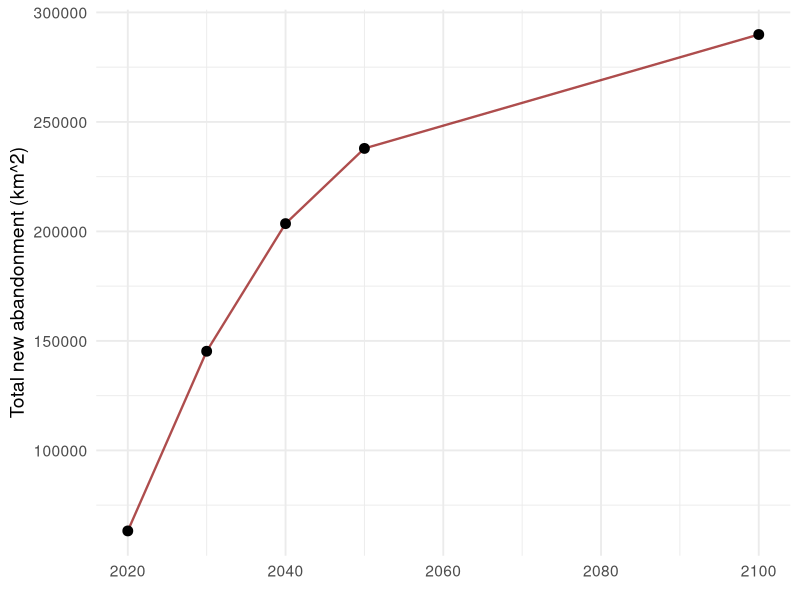
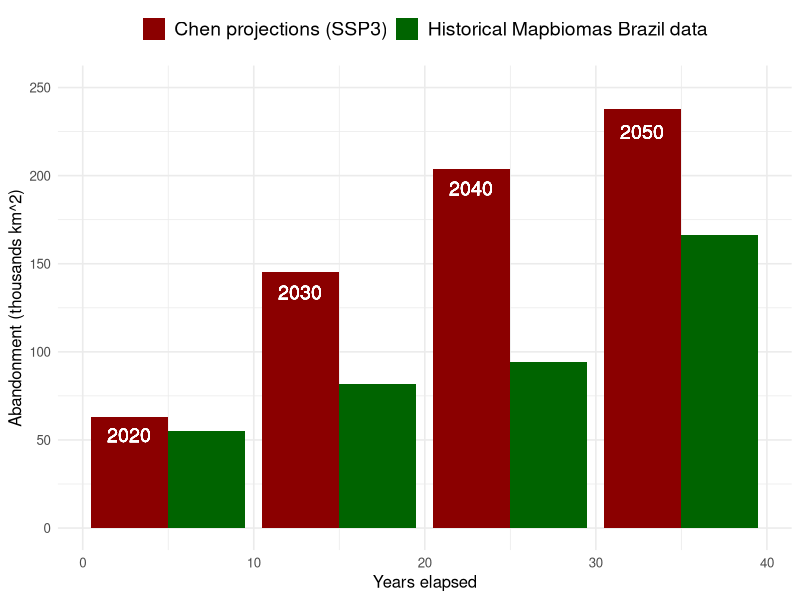
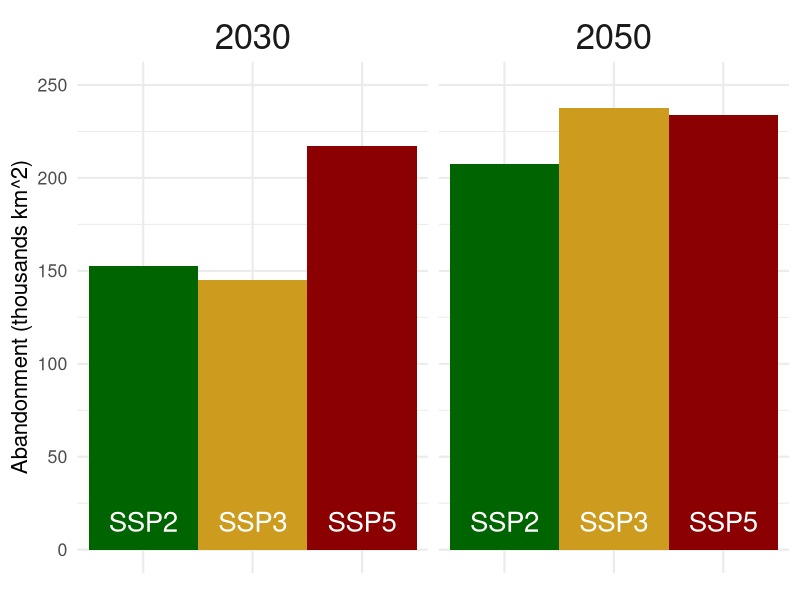
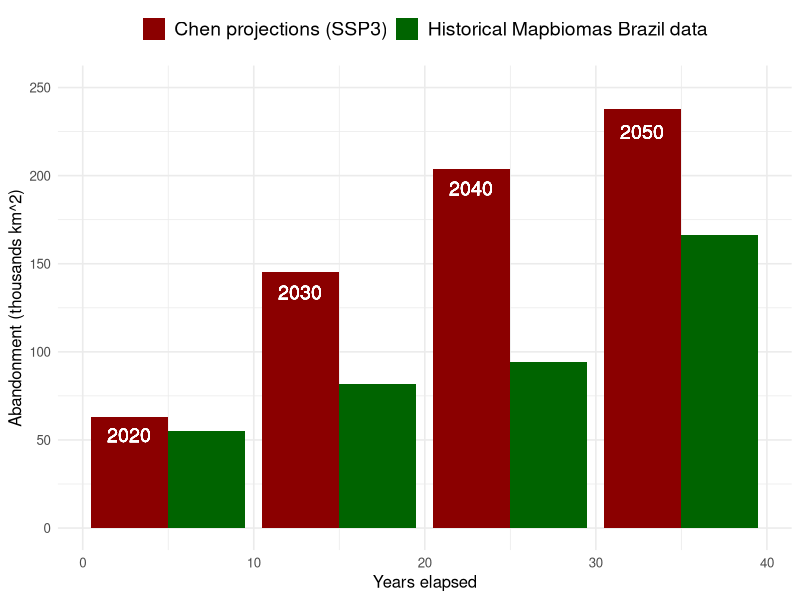
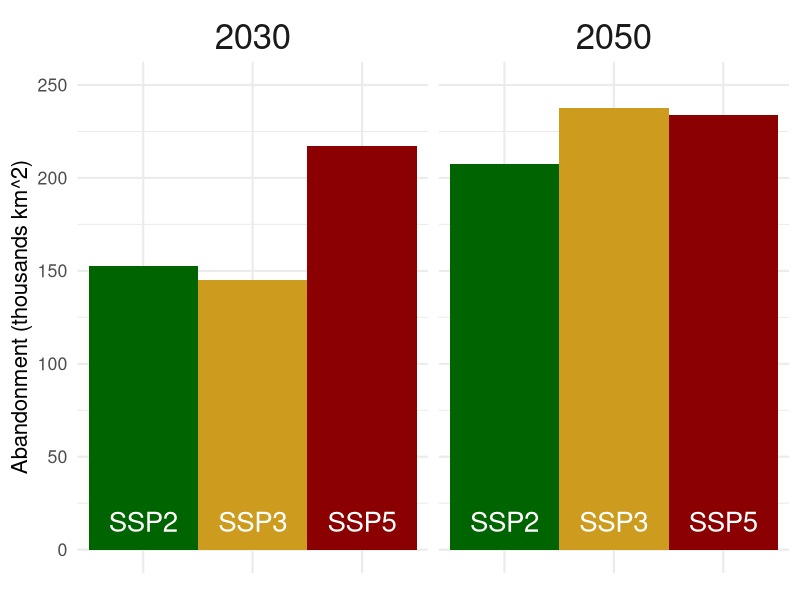

Write the R code that produced these figures, in order.
## ---- chunk 1
knitr::opts_chunk$set(echo = TRUE)
library(tidyverse)
library(here)
library(readxl)
options(scipen = 999)
## ---- chunk 2
abandon <- read_xlsx(here("abandonment_preliminary_counts.xlsx")) 

abandon_near <- abandon %>% 
  filter(year < 2100) %>% 
  filter(ssp %in% c(3, "none"))

abandon_chen <- abandon %>% 
  filter(data == "chen") %>% 
  filter(ssp == 3)

abandon_compare <- abandon %>% 
  filter(elapsed %in% c(5, 15, 25, 35)) %>% 
  filter(ssp %in% c(3, "none")) %>% 
  filter(data %in% c("chen", "mapbiomas")) %>% 
  mutate(data = case_when(
    data == "chen" ~ "Chen projections (SSP3)",
  data == "mapbiomas" ~ "Historical Mapbiomas Brazil data"
  ))

abandon_chen_ssp <- abandon %>% 
  filter(data == "chen") %>%
  filter(year %in% c(2050, 2030)) %>% 
  mutate(ssp = case_when(
    ssp == 3 ~ "SSP3",
    ssp == 2 ~ "SSP2",
    ssp == 5 ~ "SSP5"
  ))
## ---- chunk 3
# chen abandonment under ssp3
ggplot(data = abandon_chen, aes(x = year, y = abandonment)) +
  geom_line(color = "darkred", size = 0.8, shape = 4, alpha = 0.7) +
  geom_point(color = "black", size = 3) +
  labs(x = element_blank(), y = "Total new abandonment (km^2)") +
  theme_minimal(14)
## ---- chunk 4
# comparing mapbiomas and chen at ssp3
compare <- ggplot(data = abandon_compare) +
  geom_col(aes(x = elapsed, y = abandonment/1000, fill = data), position = "dodge") + 
  scale_y_continuous(limits = c(0, 250)) +
  theme_minimal(12) +
  scale_fill_manual(values = c("darkred", "darkgreen")) +
  labs(x = "Years elapsed", y = "Abandonment (thousands km^2)") +
  geom_text(x = 2.7, y = 53, label = "2020", color = "white", size = 5) +
  geom_text(x = 12.7, y = 134, label = "2030", color = "white", size = 5) +
  geom_text(x = 22.7, y = 193, label = "2040", color = "white", size = 5) +
  geom_text(x = 32.7, y = 225, label = "2050", color = "white", size = 5) +
  theme(legend.position = "top",
        legend.title = element_blank(), 
        legend.text = element_text(size = 14))

compare

ggsave(plot = compare, filename = "biomas_compare.jpeg", device = "jpeg", )
## ---- chunk 5
# comparing ssp 2, 3, 5 at 2030 and 2050
ssp <- ggplot(data = abandon_chen_ssp) +
  geom_col(aes(x = ssp, y = abandonment/1000, fill = ssp), position = "dodge", width = 1) + 
  facet_wrap(~ year) +
  # geom_line(aes(x = year, y = abandonment, color = ssp)) +
  scale_y_continuous(limits = c(0, 250)) +
  theme_minimal(16) +
  scale_fill_manual(values = c("darkgreen", "goldenrod3", "darkred")) +
  labs(x = element_blank(), y = "Abandonment (thousands km^2)") +
  geom_text(aes(x = ssp, y = 15, label = ssp), color = "white", size = 7) +
  theme(legend.position = "none",
        axis.text.x = element_blank(),
          strip.text.x = element_text(size = 25))

ggsave(plot = ssp, filename = "ssp.jpeg", device = "jpeg")

ssp

  


  
## ---- chunk 6

